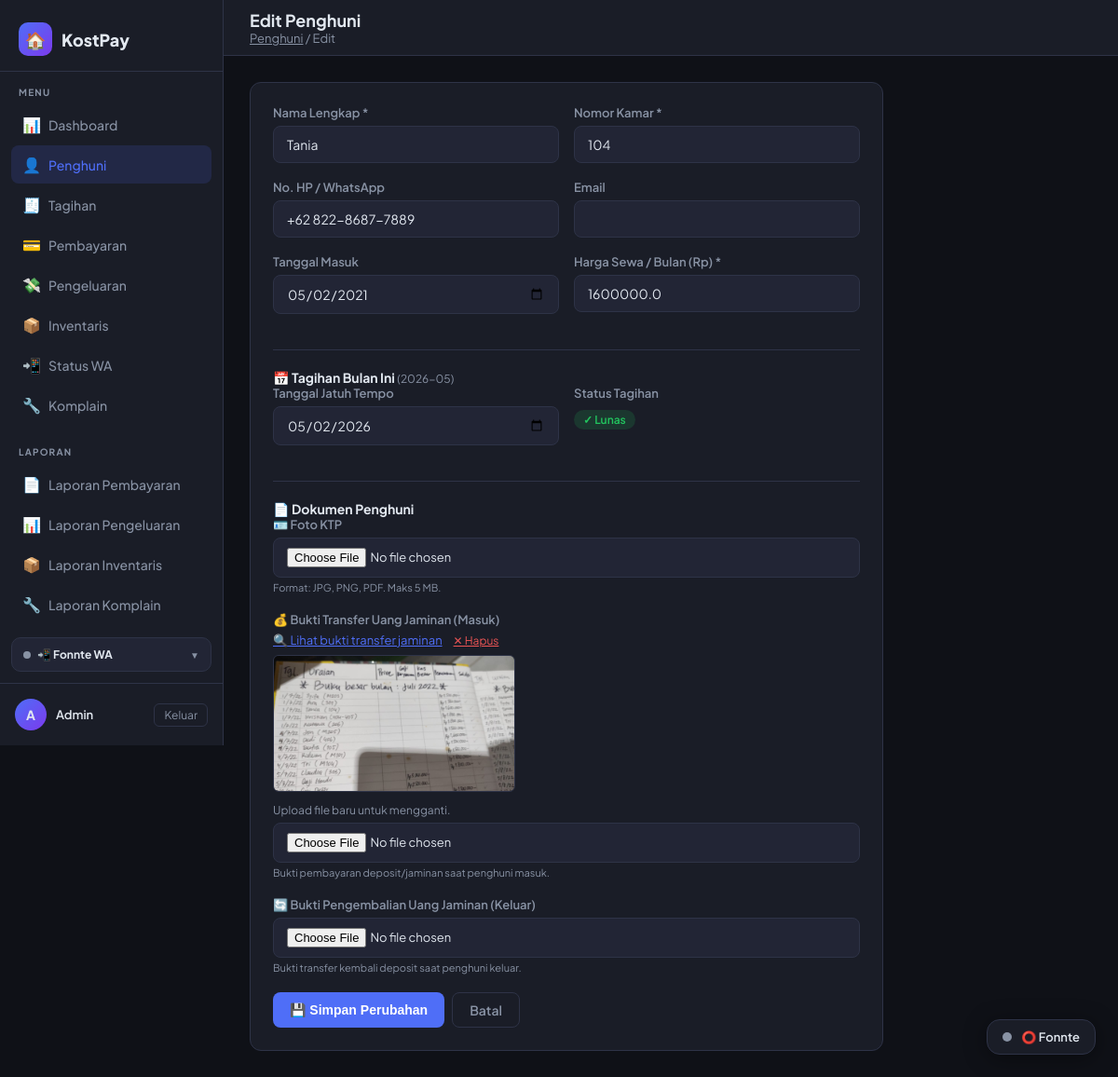
Screenshot of /penghuni/edit/1 (signed in) with the database file from the repository.
### tables this page shows
CREATE TABLE penghuni (
            id          INTEGER PRIMARY KEY AUTOINCREMENT,
            nama        TEXT    NOT NULL,
            nomor_kamar TEXT    NOT NULL UNIQUE,
            no_hp       TEXT,
            email       TEXT,
            tanggal_masuk TEXT,
            harga_sewa  REAL    NOT NULL DEFAULT 0,
            aktif       INTEGER NOT NULL DEFAULT 1,
            created_at  TEXT    DEFAULT (datetime('now','localtime'))
        , foto_ktp TEXT DEFAULT NULL, bukti_transfer_jaminan TEXT DEFAULT NULL, bukti_pengembalian_jaminan TEXT DEFAULT NULL);

CREATE TABLE tagihan (
            id           INTEGER PRIMARY KEY AUTOINCREMENT,
            penghuni_id  INTEGER NOT NULL,
            bulan        TEXT    NOT NULL,   -- format: YYYY-MM
            jumlah       REAL    NOT NULL,
            keterangan   TEXT,
            status       TEXT    NOT NULL DEFAULT 'belum',  -- belum / lunas / sebagian
            created_at   TEXT    DEFAULT (datetime('now','localtime')), tanggal_jatuh_tempo TEXT, notif_wa_terkirim INTEGER NOT NULL DEFAULT 0, wa_count INTEGER DEFAULT 0,
            FOREIGN KEY (penghuni_id) REFERENCES penghuni(id)
        );

### routes/penghuni_routes.py (the view, shortened to what this page needs)
@penghuni_bp.route('/edit/<int:pid>', methods=['GET', 'POST'])
@login_required
def edit(pid):
    from models.database import get_db
    penghuni = penghuni_model.get_penghuni_by_id(pid)
    if not penghuni:
        flash('Penghuni tidak ditemukan.', 'danger')
        return redirect(url_for('penghuni.index'))
    penghuni_dict = dict(penghuni)
    bulan_ini = date.today().strftime('%Y-%m')
    def get_tagihan():
        conn = get_db()
        row = conn.execute(
            "SELECT id, tanggal_jatuh_tempo, status FROM tagihan WHERE penghuni_id=? AND bulan=?",
            (pid, bulan_ini)
        ).fetchone()
        conn.close()
        return dict(row) if row else None
    tagihan = get_tagihan()
    return render_template('penghuni/form.html', mode='edit',
                           data=penghuni_dict,
                           tagihan=tagihan,
                           bulan_ini=bulan_ini)

### models/database.py (called while the page is built)
def get_db():
    conn = sqlite3.connect(DATABASE)
    conn.row_factory = sqlite3.Row  # akses kolom via nama
    return conn

### models/penghuni_model.py (called while the page is built)
def get_penghuni_by_id(penghuni_id):
    conn = get_db()
    row = conn.execute(
        "SELECT * FROM penghuni WHERE id=?", (penghuni_id,)
    ).fetchone()
    conn.close()
    return row

### utils/activity_logger.py (called while the page is built, shortened)
def log_activity(app):
    @app.before_request
    def _track():
        admin_id = session.get("admin_id")
        username = session.get("admin_username")
        if not admin_id or not username:
            return

### utils/auth.py (called while the page is built)
def login_required(f):
    @wraps(f)
    def decorated(*args, **kwargs):
        if 'admin_id' not in session:
            flash('Silakan login terlebih dahulu.', 'warning')
            return redirect(url_for('auth.login'))
        return f(*args, **kwargs)
    return decorated

### utils/context_processors.py (called while the page is built)
def register_context_processors(app):
    @app.context_processor
    def inject_komplain_badge():
        if not session.get('admin_id'):
            return {}
        try:
            from models.database import get_db
            row = get_db().execute(
                "SELECT COUNT(*) c FROM komplain WHERE status='baru'"
            ).fetchone()
            return {'komplain_baru_count': row['c'] if row and row['c'] else 0}
        except Exception:
            return {'komplain_baru_count': 0}

### templates/penghuni/form.html (shortened to what this page needs)
{% extends 'base.html' %}
{% block page_title %}{{ 'Edit' if mode=='edit' else 'Tambah' }} Penghuni{% endblock %}
{% block breadcrumb %}<a href="{{ url_for('penghuni.index') }}" style="color:var(--muted)">Penghuni</a> / {{ 'Edit' if mode=='edit' else 'Tambah' }}{% endblock %}
{% block content %}
<div class="card" style="max-width:680px;">
  <form method="POST" enctype="multipart/form-data">
    <div class="form-grid">
      <div class="form-group">
        <label>Nama Lengkap *</label>
        <input type="text" name="nama" value="{{ data.get('nama','') }}" required>
      </div>
      <div class="form-group">
        <label>Nomor Kamar *</label>
        <input type="text" name="nomor_kamar" value="{{ data.get('nomor_kamar','') }}" required placeholder="misal: A1, 101">
      </div>
    </div>
    <div class="form-grid">
      <div class="form-group">
        <label>No. HP / WhatsApp</label>
        <input type="text" name="no_hp" value="{{ data.get('no_hp','') }}" placeholder="08xx-xxxx-xxxx">
      </div>
      <div class="form-group">
        <label>Email</label>
        <input type="email" name="email" value="{{ data.get('email','') }}">
      </div>
    </div>
    <div class="form-grid">
      <div class="form-group">
        <label>Tanggal Masuk</label>
        <input type="date" name="tanggal_masuk" value="{{ data.get('tanggal_masuk','') }}">
      </div>
      <div class="form-group">
        <label>Harga Sewa / Bulan (Rp) *</label>
        <input type="number" name="harga_sewa" value="{{ data.get('harga_sewa',0) }}" min="0" step="1000" required>
      </div>
    </div>
    {% if mode == 'edit' %}
    <div style="border-top:1px solid var(--border); margin:20px 0;"></div>
    <div class="card-title mb-3" style="font-size:14px;">📅 Tagihan Bulan Ini
      <span class="text-muted" style="font-weight:400; font-size:12px;">({{ bulan_ini }})</span>
    </div>
    {% if tagihan %}
      {% set badge_color = 'success' if tagihan.status == 'lunas' else ('warning' if tagihan.status == 'sebagian' else 'danger') %}
      <div class="form-grid">
        <div class="form-group">
          <label>Tanggal Jatuh Tempo</label>
          <input type="date" name="tanggal_jatuh_tempo"
                 value="{{ tagihan.tanggal_jatuh_tempo or '' }}">
        </div>
        <div class="form-group">
          <label>Status Tagihan</label>
          <div style="margin-top:8px;">
            <span class="badge badge-{{ badge_color }}">
              {% if tagihan.status == 'lunas' %}✓ Lunas
              {% elif tagihan.status == 'sebagian' %}Sebagian Bayar
              {% else %}Belum Bayar{% endif %}
            </span>
          </div>
        </div>
      </div>
    {% else %}
      <div class="text-muted" style="font-size:13px; padding:10px 0;">
        Belum ada tagihan untuk bulan ini. Buat tagihan terlebih dahulu di menu
        <a href="{{ url_for('tagihan.index') }}" style="color:var(--accent)">Tagihan</a>.
      </div>
      <input type="hidden" name="tanggal_jatuh_tempo" value="">
    {% endif %}
    {% endif %}
    <div style="border-top:1px solid var(--border); margin:20px 0;"></div>
    <div class="card-title mb-3" style="font-size:14px;">📄 Dokumen Penghuni</div>
    <div class="form-group" style="margin-bottom:20px;">
      <label>🪪 Foto KTP</label>
      <input type="file" name="foto_ktp" accept="image/*,application/pdf"
             style="display:block; font-size:13px;">
      <div class="text-muted" style="font-size:11px; margin-top:4px;">Format: JPG, PNG, PDF. Maks 5 MB.</div>
    </div>
    <div class="form-group" style="margin-bottom:20px;">
      <label>💰 Bukti Transfer Uang Jaminan (Masuk)</label>
      {% if mode == 'edit' and data.get('bukti_transfer_jaminan') %}
        <div style="display:flex; align-items:center; gap:12px; margin-bottom:8px; flex-wrap:wrap;">
          <a href="{{ url_for('penghuni.serve_dokumen', filename=data.bukti_transfer_jaminan) }}"
             target="_blank" style="color:var(--accent); font-size:13px;">
            🔍 Lihat bukti transfer jaminan
          </a>
          <a href="{{ url_for('penghuni.hapus_dokumen', pid=data.id, field='bukti_transfer_jaminan') }}"
             onclick="return confirm('Hapus bukti transfer ini?')"
             style="color:var(--danger, #e55); font-size:12px;">✕ Hapus</a>
        </div>
        {% if data.bukti_transfer_jaminan.lower().endswith(('.png','.jpg','.jpeg','.webp','.gif')) %}
          <img src="{{ url_for('penghuni.serve_dokumen', filename=data.bukti_transfer_jaminan) }}"
               alt="Bukti Transfer Jaminan" style="max-width:260px; max-height:160px; border-radius:6px;
               border:1px solid var(--border); margin-bottom:8px; object-fit:cover;">
        {% endif %}
        <div class="text-muted" style="font-size:12px; margin-bottom:6px;">Upload file baru untuk mengganti.</div>
      {% endif %}
      <input type="file" name="bukti_transfer_jaminan" accept="image/*,application/pdf"
             style="display:block; font-size:13px;">
      <div class="text-muted" style="font-size:11px; margin-top:4px;">Bukti pembayaran deposit/jaminan saat penghuni masuk.</div>
    </div>
    {% if mode == 'edit' %}
    <div class="form-group" style="margin-bottom:20px;">
      <label>🔄 Bukti Pengembalian Uang Jaminan (Keluar)</label>
      <input type="file" name="bukti_pengembalian_jaminan" accept="image/*,application/pdf"
             style="display:block; font-size:13px;">
      <div class="text-muted" style="font-size:11px; margin-top:4px;">Bukti transfer kembali deposit saat penghuni keluar.</div>
    </div>
    {% endif %}
    <div class="flex gap-2 mt-3">
      <button type="submit" class="btn btn-primary">
        {{ '💾 Simpan Perubahan' if mode=='edit' else '➕ Tambah Penghuni' }}
      </button>
      <a href="{{ url_for('penghuni.index') }}" class="btn btn-outline">Batal</a>
    </div>
  </form>
</div>
{% endblock %}

### templates/base.html (style rules this page uses)
:root { --bg: #0f1117; --surface: #1a1d27; --surface2: #222535; --border: #2e3347; --accent: #4f6ef7; --accent2: #7c3aed; --green: #22c55e; --yellow: #eab308; --red: #ef4444; --text: #e2e8f0; --muted: #8892a4; --font: 'Plus Jakarta Sans', sans-serif; --mono: 'JetBrains Mono', monospace; --radius: 12px; --sidebar-w: 240px; }
* { box-sizing: border-box; margin: 0; padding: 0; }
body { font-family: var(--font); background: var(--bg); color: var(--text); min-height: 100vh; display: flex; }
.card { background: var(--surface); border: 1px solid var(--border); border-radius: var(--radius); padding: 24px; }
.card-title { font-size: 16px; font-weight: 700; }
.badge { display: inline-flex; align-items: center; padding: 3px 10px; border-radius: 20px; font-size: 12px; font-weight: 600; }
.badge-success { background: rgba(34,197,94,.15); color: var(--green); }
.btn { display: inline-flex; align-items: center; gap: 6px; padding: 9px 18px; border-radius: 8px; font-size: 14px; font-weight: 600; cursor: pointer; border: none; text-decoration: none; transition: all .15s; }
.btn-primary { background: var(--accent); color: #fff; }
.btn-outline { background: none; border: 1px solid var(--border); color: var(--muted); }
.form-group { margin-bottom: 18px; }
label { display: block; font-size: 13px; font-weight: 600; margin-bottom: 6px; color: var(--muted); }
input, select, textarea { width: 100%; background: var(--surface2); border: 1px solid var(--border); border-radius: 8px; padding: 10px 14px; color: var(--text); font-family: var(--font); font-size: 14px; outline: none; transition: border-color .15s; }
.form-grid { display: grid; grid-template-columns: 1fr 1fr; gap: 16px; }
.flex { display: flex; }
.gap-2 { gap: 8px; }
.mt-3 { margin-top: 12px; }
.text-muted { color: var(--muted); font-size: 13px; }

### rows the page displays
penghuni: nama "Tania", nomor_kamar "104", no_hp "+62 822-8687-7889", tanggal_masuk "05/02/2021", harga_sewa "1600000.0", bukti_transfer_jaminan (picture)
tagihan: tanggal_jatuh_tempo "05/02/2026"

### other values shown
{{ (session.admin_nama or 'A')[0] }} "A"
{{ session.admin_nama or 'Admin' }} "Admin"
{{ 'Edit' if mode=='edit' else 'Tambah' }} "Edit"
{{ '💾 Simpan Perubahan' if mode=='edit' else '➕ Tambah Penghuni' }} "💾 Simpan Perubahan"
